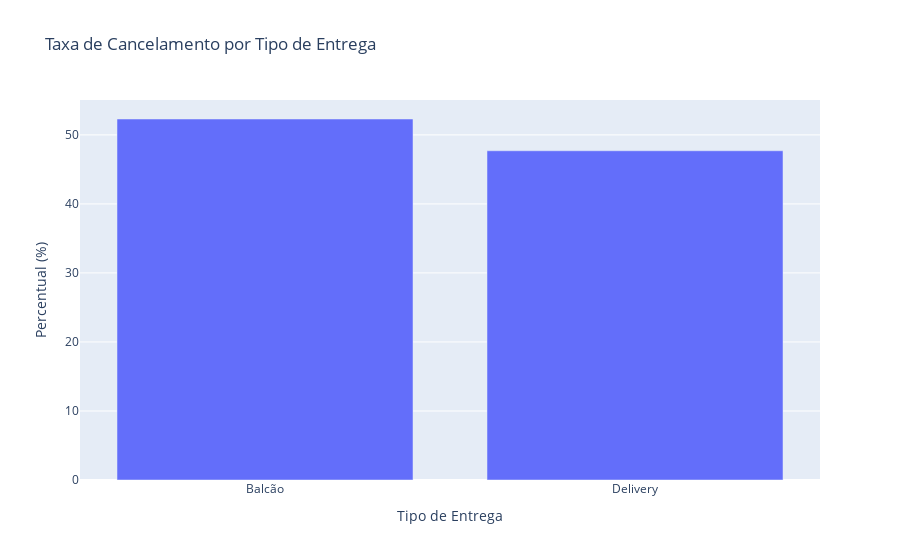

Here is the notebook cell this chart was saved with:
### Code cell
"""
Indicador importante para ver onde a maior dor tem sido gerada e,
consequentemente, onde atuar com mais critério para aumentar a receita
e ver as dores dos clientes que os fazem cancelar o pedido.
"""
# 6. Taxa de cancelamento por tipo de entrega
cancelamentos = pedidos[pedidos['Status'] == 'Cancelado']
total_cancelamentos = len(cancelamentos)

taxa_cancel_tipo = cancelamentos.groupby('TipoEntrega').size() / total_cancelamentos * 100
print("📊 Taxa de Cancelamento por Tipo de Entrega (% sobre cancelados):")
print(taxa_cancel_tipo)

fig = px.bar(x=taxa_cancel_tipo.index, y=taxa_cancel_tipo.values,
             title='Taxa de Cancelamento por Tipo de Entrega',
             labels={'x': 'Tipo de Entrega', 'y': 'Percentual (%)'})
fig.show()

### Figure 1 — Plotly figure (JSON) as saved in the notebook; plotly's stock layout.template omitted (floating-point values rounded to 4 significant figures)
{"data": [{"hovertemplate": "Tipo de Entrega=%{x}<br>Percentual (%)=%{y}<extra></extra>", "legendgroup": "", "marker": {"color": "#636efa", "pattern": {"shape": ""}}, "name": "", "orientation": "v", "showlegend": false, "textposition": "auto", "type": "bar", "x": ["Balcão", "Delivery"], "xaxis": "x", "y": [52.3, 47.7], "yaxis": "y"}], "layout": {"barmode": "relative", "legend": {"tracegroupgap": 0}, "title": {"text": "Taxa de Cancelamento por Tipo de Entrega"}, "xaxis": {"anchor": "y", "domain": [0, 1], "title": {"text": "Tipo de Entrega"}}, "yaxis": {"anchor": "x", "domain": [0, 1], "title": {"text": "Percentual (%)"}}}}
